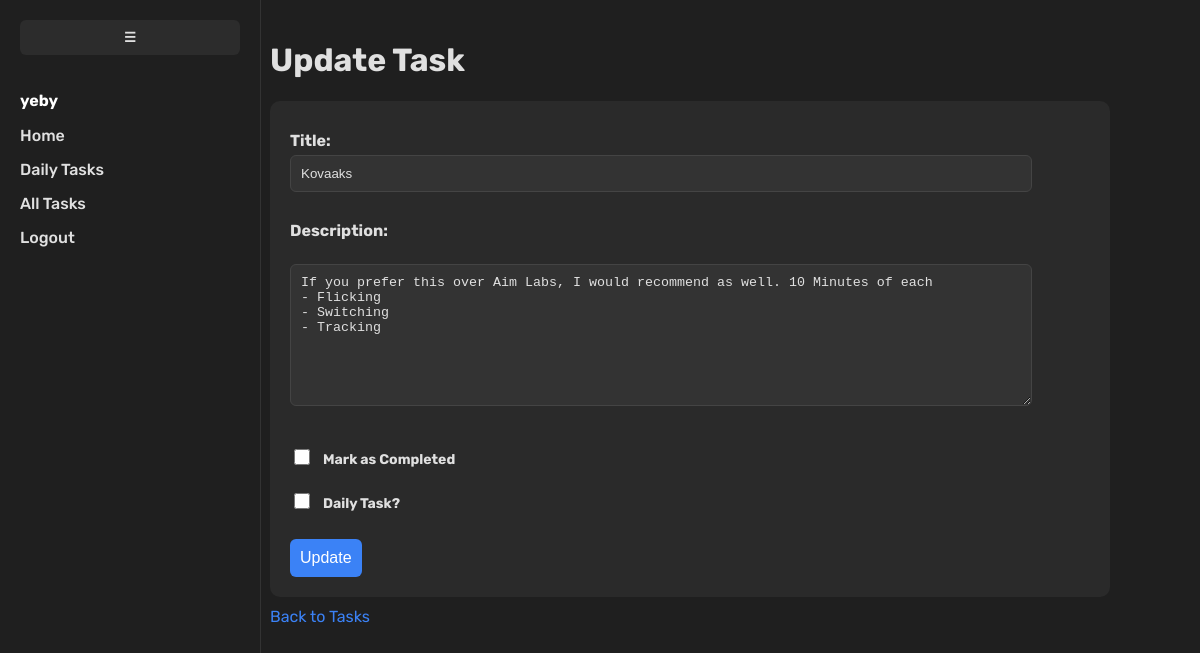
/tasks/5/update/ (signed in), run on an earlier commit of the app's database.
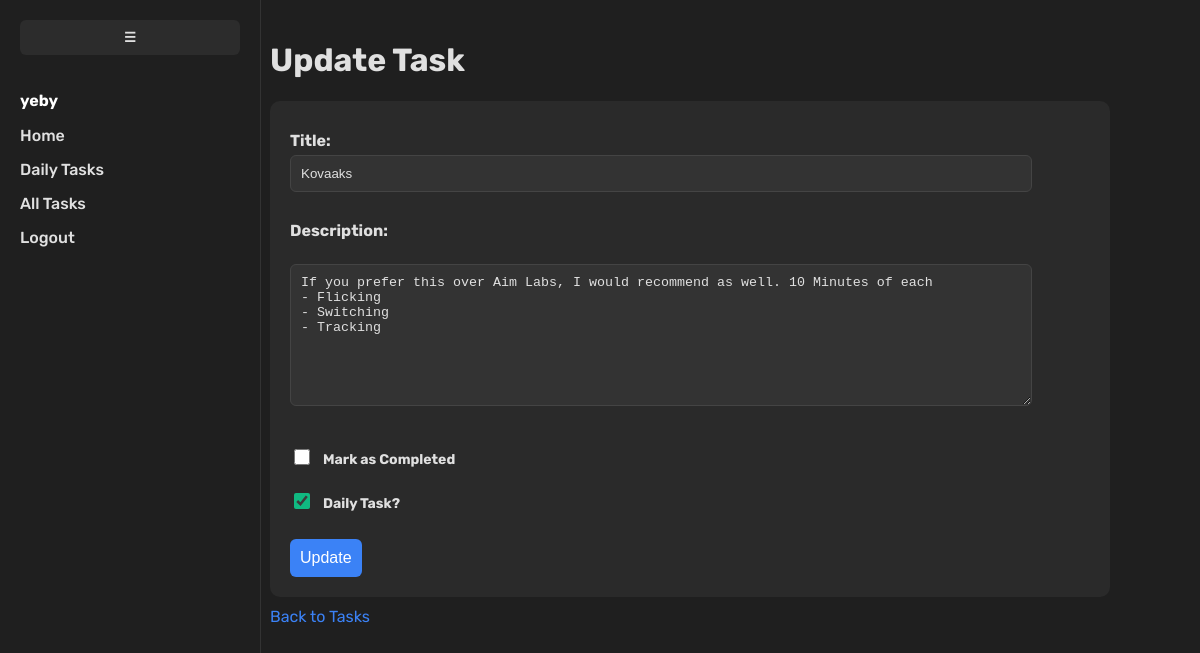
And on a later commit of the database.
### tasks/models.py (models this page shows, shortened)
class Task(models.Model):
    user = models.ForeignKey(User, on_delete=models.CASCADE)
    title = models.CharField(max_length=255)
    description = models.TextField(blank=True)
    created_at = models.DateTimeField(auto_now_add=True)
    completed = models.BooleanField(default=False)
    is_daily = models.BooleanField(default=False)
    completed_at = models.DateTimeField(null=True, blank=True)

### tasks/views.py (the view, shortened to what this page needs)
# urls.py: path('<int:task_id>/update/', views.task_update, name='task_update'),
@login_required
def task_update(request, task_id):
    task = get_object_or_404(Task, id=task_id, user=request.user)
    return render(request, 'tasks/task_update.html', {'task': task})

### templates/tasks/task_update.html (shortened to what this page needs)
{% load static %}
<!DOCTYPE html>
<html>
    <head>
        <link rel="stylesheet" type="text/css" href="{% static 'css/style.css' %}">
        <link rel="stylesheet" type="text/css" href="{% static 'css/forms.css' %}">
    </head>
    <body>
        {% include 'partials/navbar.html' %}
        <div class="content">
            <h1>Update Task</h1>
            <form method="POST" class="task-form">
                <label>Title:</label>
                <input type="text" name="title" value="{{ task.title }}" required><br><br>
                <label>Description:</label><br>
                <textarea name="description" rows="8">{{ task.description }}</textarea><br><br>
                <div class="checkbox-row">
                    <input type="checkbox" id="completed" name="completed" {% if task.completed %}checked{% endif %}>
                    <label for="completed">Mark as Completed</label>
                </div>
                <div class="checkbox-row">
                    <input type="checkbox" id="is_daily" name="is_daily" {% if task.is_daily %}checked{% endif %}>
                    <label for="is_daily">Daily Task?</label>
                </div>
                <button type="submit">Update</button>
            </form>
            <a href="{% url 'task_list' %}">Back to Tasks</a>
        </div>
    </body>
</html>

What changed in the data, as far as the page shows it:
changed Task "Kovaaks": is_daily "☐" → "☑"
